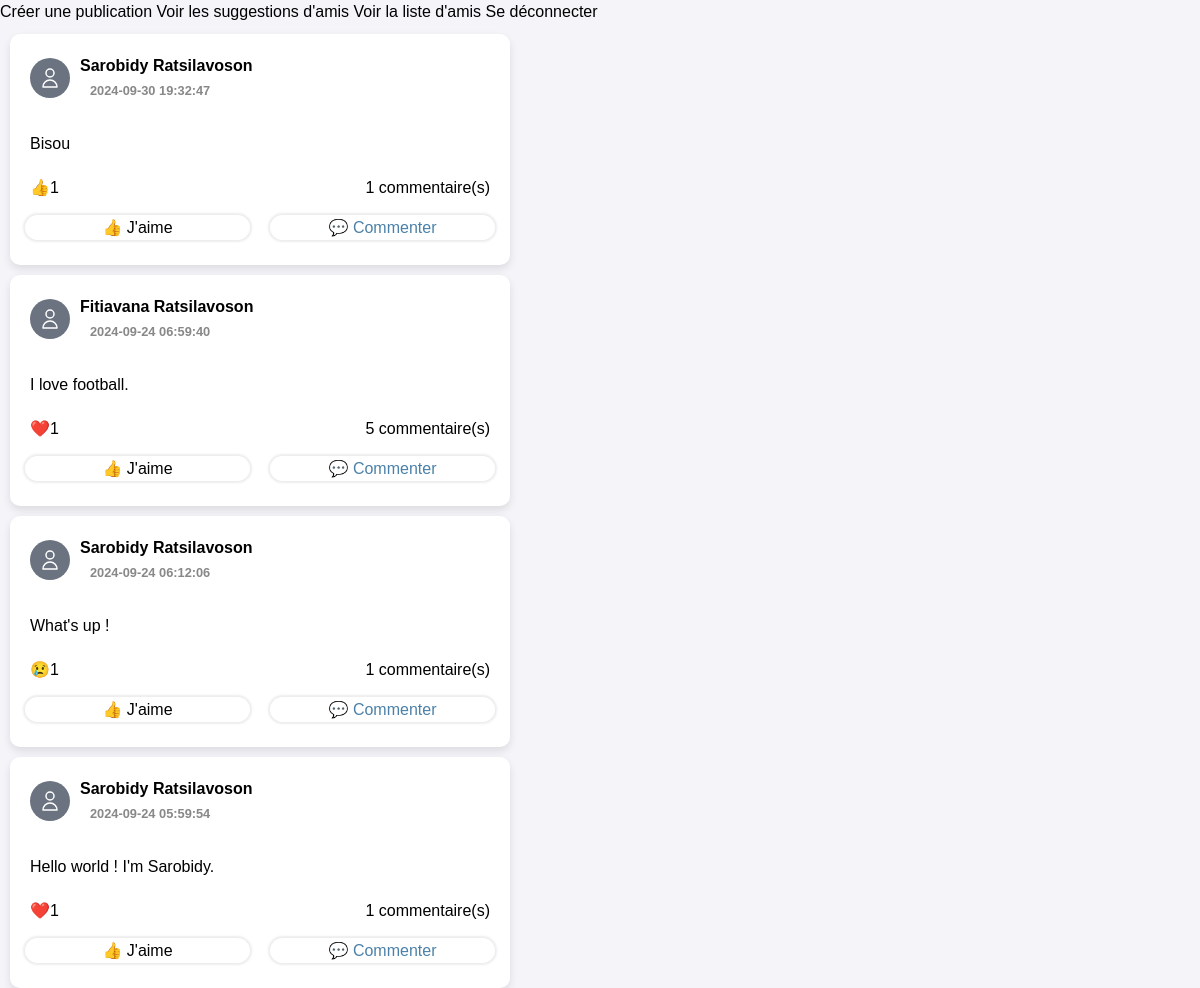
Screenshot of /welcome.php (signed in) with the database file from the repository.
### tables this page shows
CREATE TABLE `publication` (
  `id` int NOT NULL AUTO_INCREMENT,
  `id_compte` int NOT NULL,
  `contenu` text NOT NULL,
  `date_lance` datetime DEFAULT NULL,
  PRIMARY KEY (`id`),
  KEY `id_compte` (`id_compte`),
  CONSTRAINT `publication_ibfk_1` FOREIGN KEY (`id_compte`) REFERENCES `compte` (`id`)
);

CREATE TABLE `compte` (
  `id` int NOT NULL AUTO_INCREMENT,
  `nom` varchar(100) NOT NULL,
  `prenom` varchar(100) NOT NULL,
  `email` varchar(100) NOT NULL,
  `mdp` varchar(100) NOT NULL,
  PRIMARY KEY (`id`)
);

CREATE TABLE `reaction` (
  `id` int NOT NULL AUTO_INCREMENT,
  `type_reaction` varchar(10) NOT NULL,
  `nom_reaction` varchar(10) DEFAULT NULL,
  `couleur_reaction` varchar(10) DEFAULT NULL,
  PRIMARY KEY (`id`)
);

### welcome.php (the view, shortened to what this page needs)
<!DOCTYPE html>
<html lang="en">
<head>
    <link rel="stylesheet" href="index.php">
    <link rel="stylesheet" href="feuille.css">
    <script src="https://cdn.tailwindcss.com"></script>
</head>
<body>
    <button><a href="publication.php">Créer une publication</a></button>
    <button><a href="suggestion.php">Voir les suggestions d'amis</a></button>
    <button><a href="liste_amis.php">Voir la liste d'amis</a></button>
    <button><a href="logout.php">Se déconnecter</a></button>
<?php
include 'db_connect.php';
if (isset($_SESSION['id_user'])) {
    $id_user = $_SESSION['id_user'];
    $amis_ids = [$id_user];
    $sql_amis1 = "SELECT id_compte FROM amis WHERE id_compte_amis = $id_user";
    $result_amis1 = mysqli_query($conn, $sql_amis1);
    if (mysqli_num_rows($result_amis1) > 0) {
        while ($row_amis1 = mysqli_fetch_assoc($result_amis1)) {
            $amis_ids[] = $row_amis1['id_compte'];
        }
    }
    $amis_ids_str = implode(',', $amis_ids);
    $sql = "SELECT p.id, p.contenu, p.date_lance, c.nom, c.prenom
            FROM publication p
            JOIN compte c ON p.id_compte = c.id
            WHERE p.id_compte IN ($amis_ids_str)
            ORDER BY p.date_lance DESC";
    $result = mysqli_query($conn, $sql);
    if (mysqli_num_rows($result) > 0) {
        while ($row = mysqli_fetch_assoc($result)) {
            echo '<div class="publication">';
            echo '<div class="nom_prenom">';
            echo '<div class="h-10 w-10 overflow-hidden rounded-full">
                    <svg xmlns="http://www.w3.org/2000/svg" fill="none" viewBox="0 0 24 24"
                        class="h-10 w-10 p-2 text-white bg-gray-500 stroke-current">
                        <path stroke-linecap="round" stroke-linejoin="round" stroke-width="1.5"
                        d="M16 7a4 4 0 11-8 0 4 4 0 018 0zM12 14a7 7 0 00-7 7h14a7 7 0 00-7-7z"></path>
                    </svg>
                </div>
            ';
            echo '<p>' . htmlspecialchars($row['prenom']) . ' ' . htmlspecialchars($row['nom']);
            echo '</br><small>' . htmlspecialchars($row['date_lance']) . '</small>';
            echo '</p>';
            echo '</div>';
            echo '<p class="contenu">' . htmlspecialchars($row['contenu']) . '</p>';
            $id_publication = $row['id'];
            $sqlCount = "SELECT COUNT(*) AS total_reactions FROM reaction_publication WHERE id_publication = $id_publication";
            $resultCount = mysqli_query($conn, $sqlCount);
            $rowCount = mysqli_fetch_assoc($resultCount);
            $nombre_reactions = $rowCount['total_reactions'];
            $sqlCount1 = "SELECT COUNT(*) AS total_commentaires FROM commentaire WHERE id_publication = $id_publication";
            $resultCount1 = mysqli_query($conn, $sqlCount1);
            $rowCount1 = mysqli_fetch_assoc($resultCount1);
            $nombre_commentaires = $rowCount1['total_commentaires'];
            echo '<div class="nombre_reactions_commentaires">';
                echo '<div>';
                $reactions_existant = "SELECT r.type_reaction FROM reaction_publication rp
                JOIN reaction r ON rp.id_reaction = r.id
                WHERE rp.id_publication = $id_publication";
                $result_reactions_existant = mysqli_query($conn, $reactions_existant);
                while($row = mysqli_fetch_assoc($result_reactions_existant))
                {
                    echo $row['type_reaction'];
                }
                if($nombre_reactions != 0)
                {
                    echo $nombre_reactions;
                }
                echo '</div>';
            if ($nombre_commentaires > 0) {
                echo '<form class ="voir_commentaire" action="afficher_commentaires.php" method="get">';
                echo '<input type="submit" value="' . $nombre_commentaires . ' commentaire(s)' .'">';
                echo '</form>';
            }
            echo '</div>';
            echo '<div class="buttons">';
            echo '<div class="reaction-container_' . htmlspecialchars($id_publication) . '">';
            $sqlUserReaction = "SELECT r.type_reaction,r.couleur_reaction, r.nom_reaction FROM reaction_publication rp
                    JOIN reaction r ON rp.id_reaction = r.id
                    WHERE rp.id_publication = $id_publication AND rp.id_compte = $id_user";
            $resultUserReaction = mysqli_query($conn, $sqlUserReaction);
            if(mysqli_num_rows($resultUserReaction) > 0) {
                $userReaction = mysqli_fetch_assoc($resultUserReaction);
                echo '<div class="like-button_' . htmlspecialchars($id_publication) . '">' . $userReaction['type_reaction'];
                echo '<span style="color: ' . htmlspecialchars($userReaction["couleur_reaction"]) . ';"> ';
                echo $userReaction['nom_reaction'];
                echo '</span> ';
                echo '</div>';
            } else {
                echo '<div class="like-button_' . htmlspecialchars($id_publication) . '">👍 J\'aime';
                echo '</div>';
            }
            echo '</div>';
            echo '<div class="emoji_commenter"><a href="afficher_commentaires.php?id_publication='. $id_publication . '">💬 Commenter</a></div>';
            echo '</div>';
            echo '</div>';
        }
    } else {
        echo '<p>Aucune publication trouvée.</p>';
    }
} else {
    header("Location: login_form.php");
}
?>
</body>
</html>

### feuille.css (style rules this page uses)
body { font-family: Arial, sans-serif; margin: 0; padding: 0; background-color: #f4f4f9; }
.publication { background-color: white; border-radius: 10px; padding : 10px 0; margin: 10px 10px 0 10px; max-width: 500px; box-shadow: 0 4px 8px rgba(0, 0, 0, 0.1); }
.publication p, .commentaire p { font-size: 16px; margin: 10px; }
.publication small, .commentaire small { color: #888; margin: 10px; }
.nom_prenom { font-weight: bolder; display: flex; margin: 0 20px; align-items: center; }
.contenu { padding: 10px 10px; }
.voir_reaction input, .voir_commentaire input { background: none; border: none; }
.nombre_reactions_commentaires { display: flex; flex-direction: row; justify-content: space-between; align-items: center; padding: 0 20px; }
.buttons { display: flex; flex-direction: row; justify-content: space-between; align-items: center; margin: 15px; gap: 20px; }
a { color: #0a0104e7; border: none; cursor: pointer; font-size: 16px; text-decoration: none; }
.emoji_commenter { font-size: 20px; color: #4b81a9; width: 50%; padding: 10px; display: flex; justify-content: center; align-items: center; height: 25px; border-radius: 25px; box-shadow: 0 0 2px 2px rgba(80, 80, 80, 0.1); }

### rows the page displays
publication: id_compte.prenom "Sarobidy", id_compte.nom "Ratsilavoson", date_lance "2024-09-30 19:32:47", contenu "Bisou", nombre_reactions "1"
reaction: type_reaction "👍"
publication: id_compte.prenom "Fitiavana", id_compte.nom "Ratsilavoson", date_lance "2024-09-24 06:59:40", contenu "I love football.", nombre_reactions "1"
reaction: type_reaction "❤️"
publication: id_compte.prenom "Sarobidy", id_compte.nom "Ratsilavoson", date_lance "2024-09-24 06:12:06", contenu "What's up !", nombre_reactions "1"
reaction: type_reaction "😢"
publication: id_compte.prenom "Sarobidy", id_compte.nom "Ratsilavoson", date_lance "2024-09-24 05:59:54", contenu "Hello world ! I'm Sarobidy.", nombre_reactions "1"
